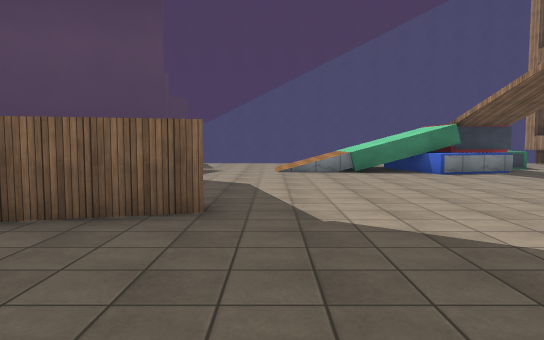
[1] (above)

19 first-person views from a walk through a 3-D level made in the Unity game engine. The camera is 1.5 m above the floor, tilts 4° down and sees 70° across. The floor is counted in squares, 2 m on a side. Each view is taken from the middle of a square. On the plan, view 1 faces up. The plan holds only what a view shows up to about 12 squares ahead; the rest is blank. The place goes on beyond the plan. The player is left out. Some surface patterns are stand-ins.

[2]
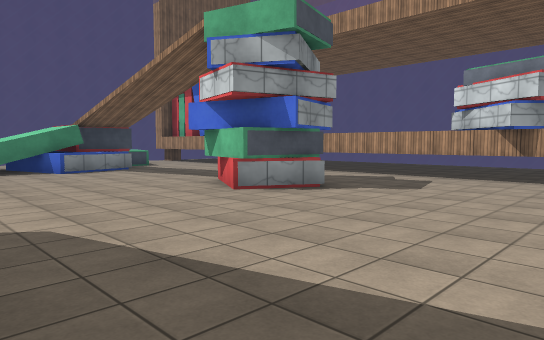

[3]
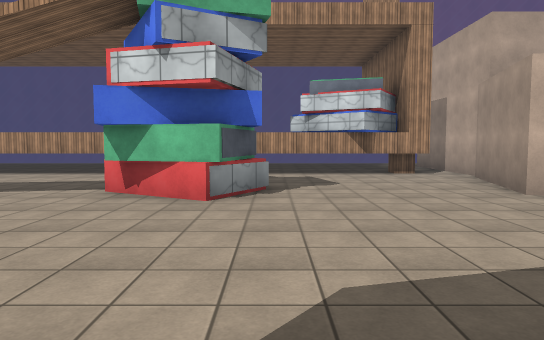

[4]
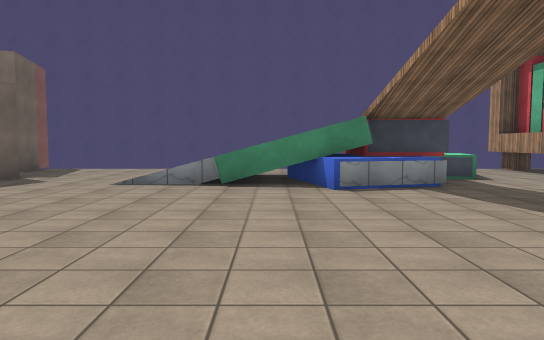

[5]
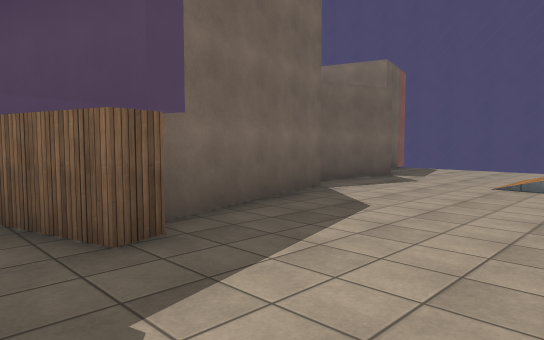

[6]
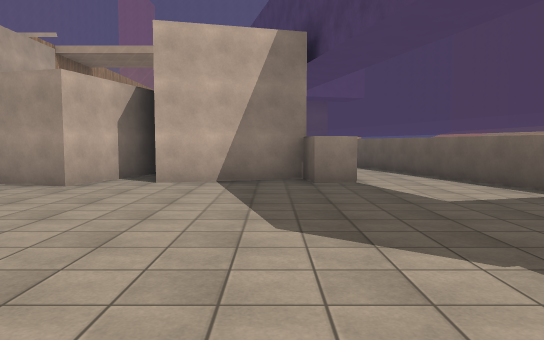

[7]
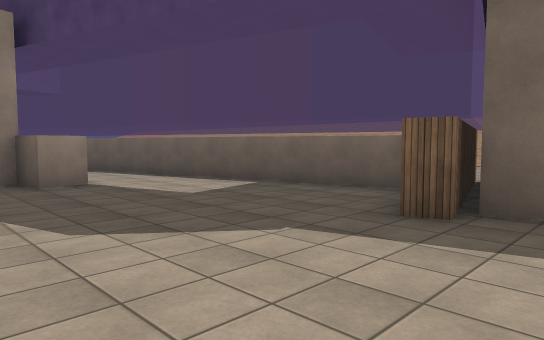

[8]
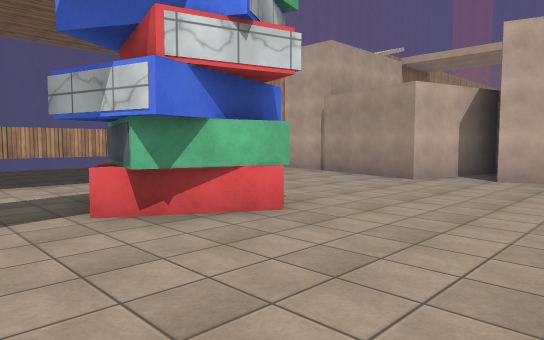

[9]
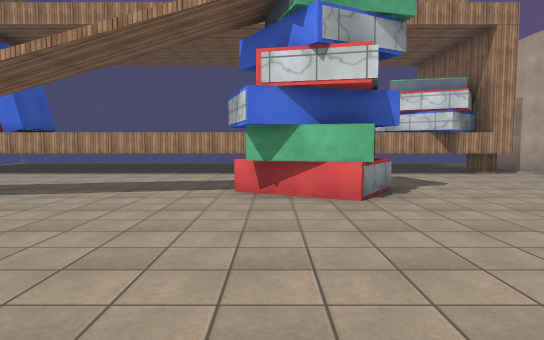

[10]
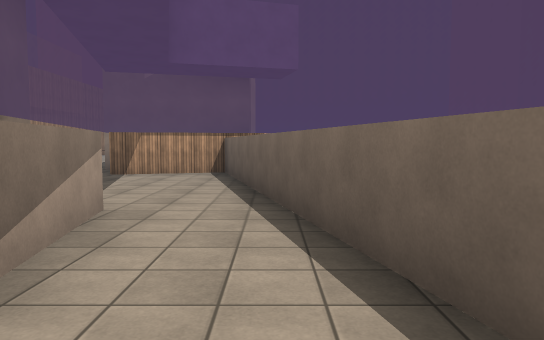

[11]
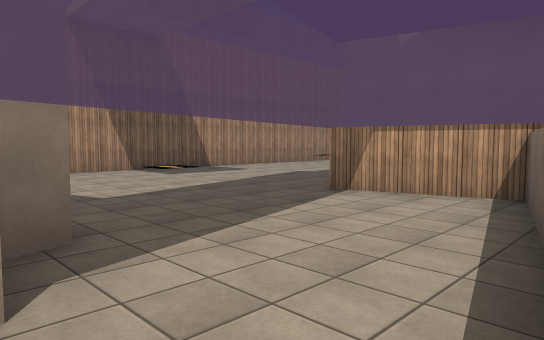

[12]
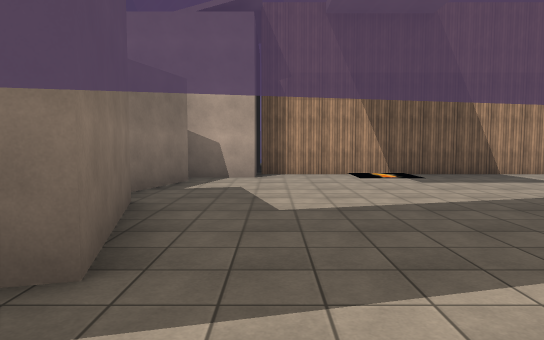

[13]
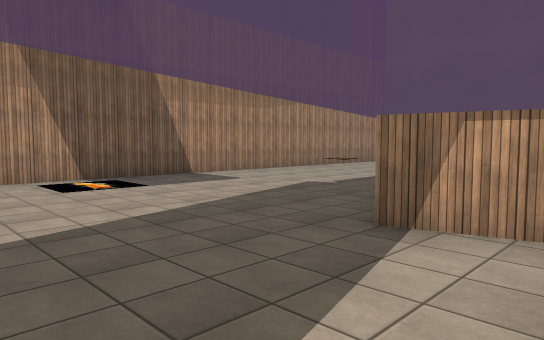

[14]
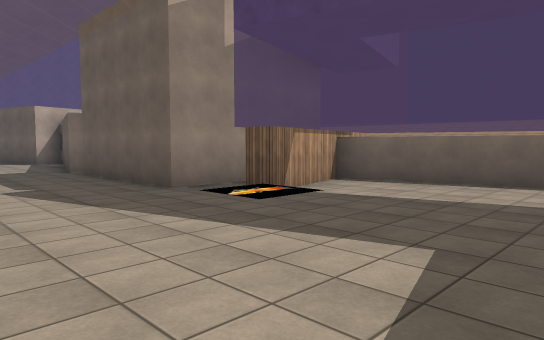

[15]
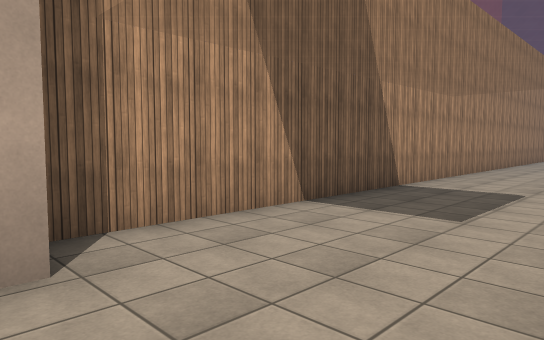

[16]
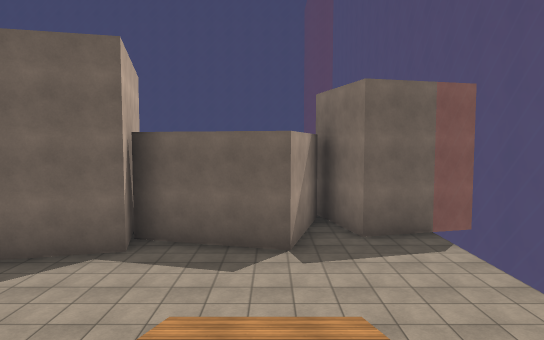

[17]
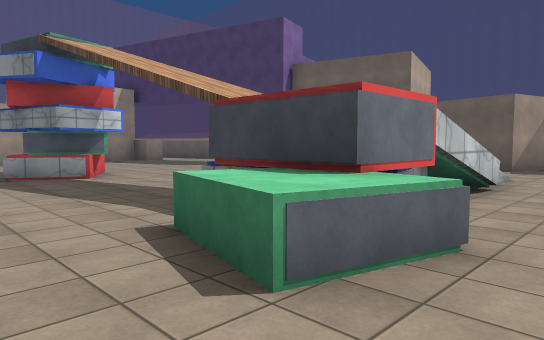

[18]
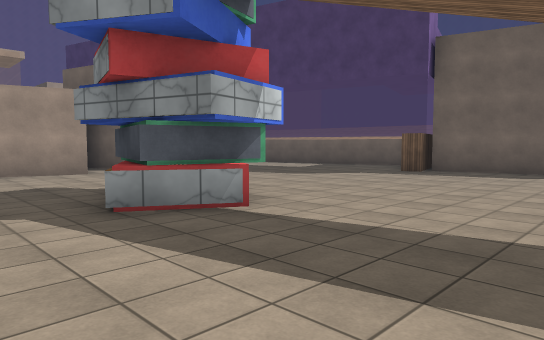

[19]
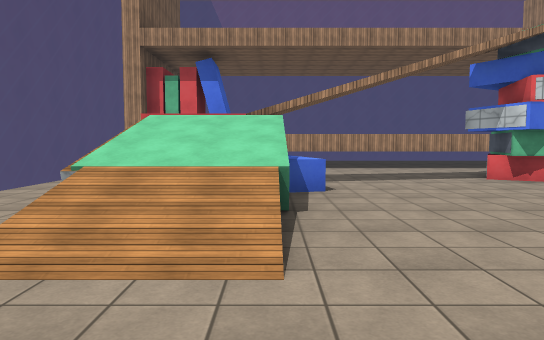

### Floor plan
Key: @ floor where view 1 was taken; # wall or solid block; . floor; / step, stairs or slope; = window, fence, low wall or low ledge; ^ raised ledge; O other object.
Columns run from 5 left of view 1 to 12 right of it. Each row starts with its distance up from view 1.
 15  #=====   =======
 14  #....  .......O
 13 ##.........O...#
 12 #.....////OOO..#
 11 ###...////OOO..#
 10   #...////^^...#
  9   #............#
  8  ##............#
  7   ##...........#
  6    #...........#
  5    #.......O#..#
  4  ####.....#O#..#
  3   #............#
  2   #............#
  1   #............#
  0   #..@.........O
 -1    #.......##....
 -2    #..####.#######
 -3    #..######  #
 -4    #..#######.#
 -5     #.........##
 -6     #..........##
 -7     #.....^....#
 -8     #..........#
 -9      #.........#
-10      ####......#
-11        ##......#
-12         #......#
-13         #......#
-14         #...^..#
-15          ......#

Positions as (right, up) in squares from view 1, and headings:
1: (0, 0), facing up
2: (1, -1), facing up-right
3: (0, 3), facing right
4: (3, 3), facing up
5: (2, 3), facing up-left
6: (2, 6), facing down
7: (3, 6), facing down-left
8: (2, 7), facing down-right
9: (0, 5), facing right
10: (-1, 0), facing down
11: (-1, -4), facing down-right
12: (0, -6), facing right
13: (1, -6), facing down-right
14: (7, -5), facing down-left
15: (6, -5), facing down-right
16: (4, 11), facing left
17: (9, 14), facing down-left
18: (9, 9), facing down-left
19: (-2, 10), facing right
